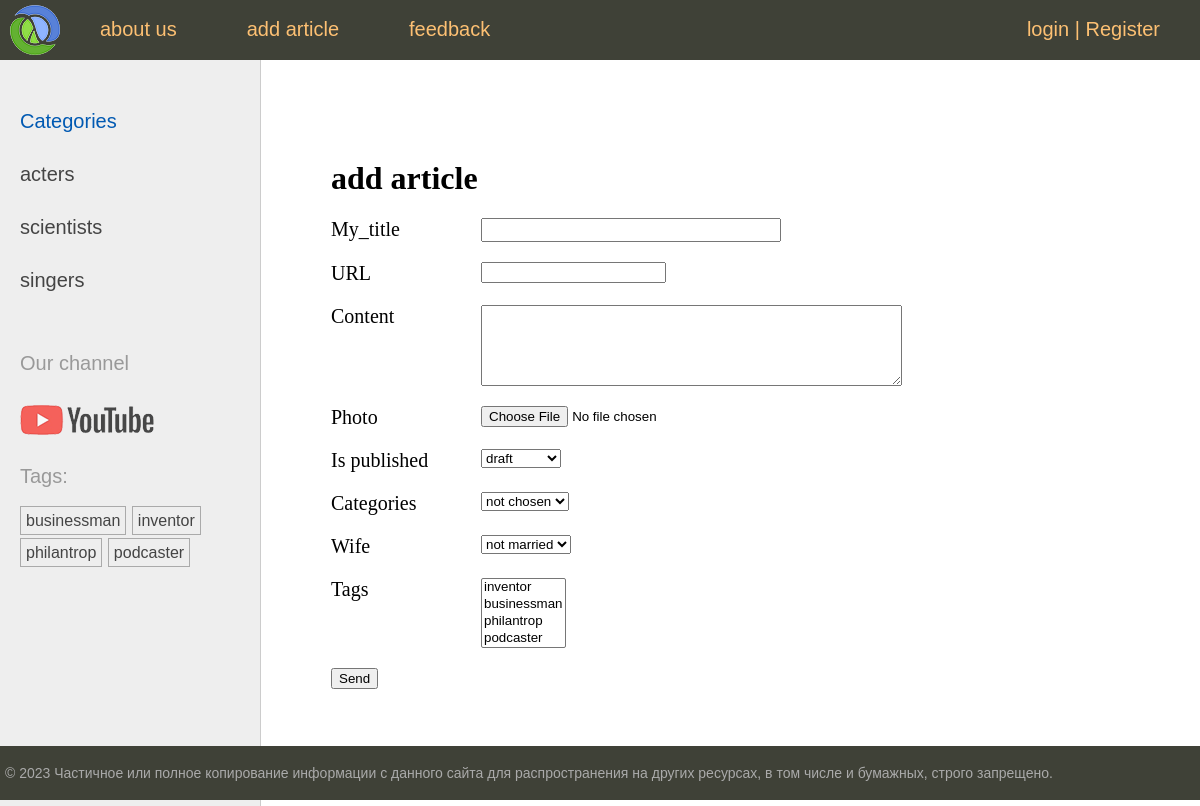
Page /men/addpage/ on the committed database.
### men/models.py (models this page shows, shortened)
class Category(models.Model):
    name = models.CharField(max_length=100, db_index=True, verbose_name='name_of_category')
    slug = models.SlugField(max_length=255, unique=True, db_index=True)
    def __str__(self):
        return self.name
    class Meta:
        verbose_name = 'Category'
        verbose_name_plural = 'Categories'
    def get_absolute_url(self):
        return reverse('category', kwargs={'cat_slug': self.slug}) # key cat_slug we take from url where <slug:cat_slug> and then in out template we can just insert in link {{ cat.get_absolute_url }}

class TagPost(models.Model):
    tag = models.CharField(max_length=100, db_index=True)
    slug = models.SlugField(max_length=255, unique=True, db_index=True)
    def __str__(self):
        return self.tag

### men/views.py (the view)
# urls.py: path('addpage/', views.AddPage.as_view(), name='add_page'),
class AddPage(DataMixin, CreateView): #replace FormView on CreateView and remove method form_valid, because it already exists in CreateView
    form_class = AddPostForm #link on the form class
    template_name = 'addpage.html'
    success_url = reverse_lazy('index')# the same as reverse, builds the url only when its necessary, not immediately like function reverse does. it helps to avoid errors
    title_page = 'add article' #this line defined in mixins, put it here instead of extra_context

### men/forms.py (shortened to what this page needs)
class AddPostForm(forms.ModelForm): # we used forms.Form, if using ModelForm then use Meta and some fields dont need anymore so we can comment them
    cat = forms.ModelChoiceField(queryset=Category.objects.all(),empty_label= 'not chosen', label='Categories') #empty_label, changes default -----  on what's in empty_label
    wife = forms.ModelChoiceField(queryset=Wife.objects.all(),empty_label= 'not married', required=False, label='Wife')
    class Meta:
        model = Men
        fields = ['title', 'slug', 'content', 'photo', 'is_published', 'cat', 'wife', 'tags']
        widgets = { #we need to redefine the widgets we wrote earlier, because we commented those fields above
            'title': forms.TextInput(attrs={'class': 'form-input'}),
            'content': forms.Textarea(attrs={'cols': 50, 'rows': 5}),
        }
        labels = {'slug': 'URL'} # changes label from defauld slug to a new one ( also did before, but the field is commented) / we can write any name of the field in key and the new in value

### men/models.py (called while the page is built)
    def __str__(self):
        return self.name

### men/templatetags/men_tags.py (called while the page is built)
@register.simple_tag# use this tag to display menu in authorization template, then we pass it to base.html
def get_menu():
    return menu

@register.inclusion_tag('list_categories.html')# this tag is to mark a category a selected person belongs to( category turns blue)
def show_categories(cat_selected=0):
    cats = Category.objects.annotate(total=Count('posts')).filter(total__gt=0)
    return {'cats': cats, 'cat_selected': cat_selected}

@register.inclusion_tag('list_tags.html')
def show_all_tags():
    return {'tags': TagPost.objects.annotate(total=Count('tags')).filter(total__gt=0)}

### users/context_processors.py (called while the page is built)
def get_men_context(request):#any name
    return {'mainmenu': menu} # this dictionary automatically passed to all the templates

### templates/addpage.html (shortened to what this page needs)
{% extends 'base.html' %}
{% block content %}
<h1>{{ title }}</h1>
<form action="" method="post" enctype="multipart/form-data">
    {% for f in form %}
        <p><label class="form-label" for="{{ f.id_for_label }}">{{ f.label }}</label>{{ f }}</p>
    {% endfor %}
    <p><button type="submit">Send</button></p>
</form>
{% endblock %}

### templates/list_categories.html
        {% for cat in cats %}
		{% if cat.id == cat_selected %}
		<li class="selected">{{ cat.name }}</li>
		{% else %}
		<li><a href="{{ cat.get_absolute_url }}">{{ cat.name }}</a></li>
		{% endif %}
		{% endfor %}

### templates/list_tags.html
{% if tags %}
    <p>Tags:</p>
    <ul class="tags-list" >
        {% for t in tags %}
            <li><a href="{% url 'tag' t.slug %}">{{ t.tag }}</a></li>
        {% endfor %}
    </ul>
{% endif %}

### static/men/css/styles.css (style rules this page uses)
html, body { font-family: 'Arial'; margin: 0; padding: 0; height: 100%; width: 100%; color: #444; }
a { color: #0059b2; text-decoration: none; }
.left-chapters ul { width: 230px; margin: 0; padding: 20px 10px 10px 20px; list-style: none; font-size: 20px; }
.left-chapters ul li { margin: 30px 0 0 0; color: #999; }
.left-chapters ul li a { color: #444; text-decoration: none; }
ul.tags-list { width: 100%; margin: 0; padding: 0; list-style: none; }
ul.tags-list li { margin: 0; padding: 0 0 10px; display: inline-block; }
ul.tags-list li a { padding: 5px; font-size: 16px; border: 1px solid #aaa; }
.content-text h1 { font-size: 32px; }
.form-input { width: 300px; font-size: 16px; }
.form-label { display: inline-block; min-width: 150px; vertical-align: top; }

### rows in the picture
Category: name "acters"
Category: name "scientists"
Category: name "singers"
TagPost: tag "businessman"
TagPost: tag "inventor"
TagPost: tag "philantrop"
TagPost: tag "podcaster"

### other values in the picture
{{ m.title }} "about us" "add article" "feedback"
{{ title }} "add article"
{{ f.label }} "My_title" "URL" "Content" "Photo" "Is published" "Categories" "Wife" "Tags"
